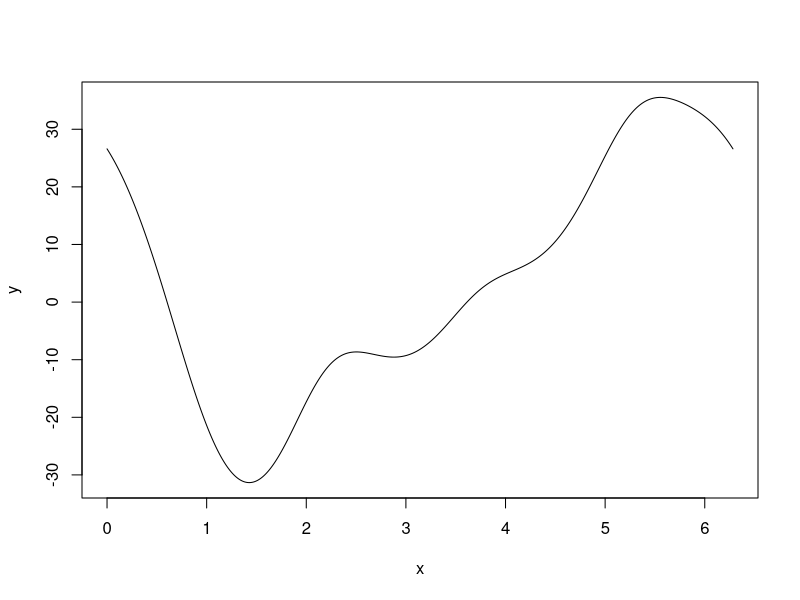
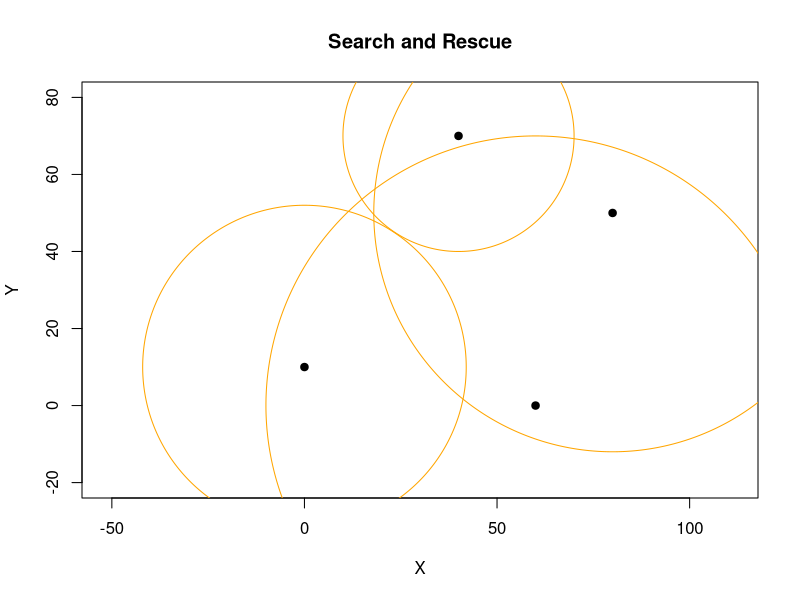
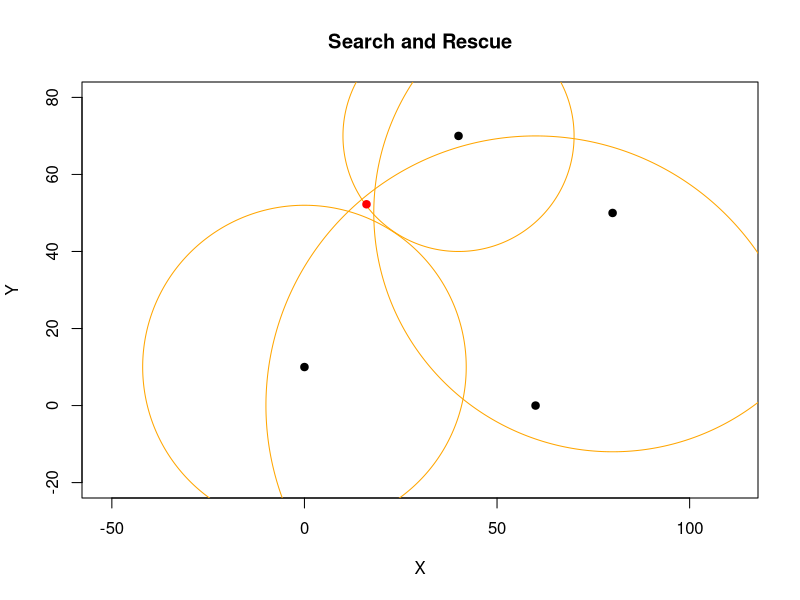

Here is the R script that generated these plots, in order:
## ---- chunk 1
knitr::opts_chunk$set(echo = TRUE)
## ---- chunk 2
# generate random matrix A with 60 rows and 15 columns
set.seed(123)
A <- matrix(runif(60*15), 60, 15)

# initialize Q and R
n <- nrow(A)
m <- ncol(A)
Q <- diag(n)
R <- A

# apply given rotations
for (j in 1:m) {
  for (i in n:(j+1)) {
    # apply given rotation to zero out R[i,j]
    x <- R[(i-1),j]
    y <- R[i,j]
    r <- sqrt(x^2 + y^2)
    c <- x/r
    s <- -y/r
    G <- diag(n)
    G[(i-1),(i-1)] <- c
    G[i,i] <- c
    G[i,(i-1)] <- s
    G[(i-1),i] <- -s
    R <- G %*% R
    Q <- Q %*% t(G)
  }
}

# extract R from upper triangle of modified A

# check max error |A-QR|
print(max(abs(A - Q %*% R)))

## ---- chunk 3
x <- (0:8) * 2*pi / 9 # evenly spaced points
y <- 12 * cos(0*x) + 16*sin(x) + 28*cos(x) + 2*cos(2*x) + 18*sin(3*x) 
y
## ---- chunk 4
co <- fft(y)
co <- co / length(co) * 2
co[1] <- co[1]/2
co
## ---- chunk 5
co <- c(3,14+22i,8+8i,3-1i,-2-2i,0.4,0.2-0.1i,0,0.1i,-0.1i,0,0.2+0.1i,0.4,-2+2i,3+1i,8-8i,14-22i)
co
## ---- chunk 6
x <- seq(0,2*pi,length=800)
y <- 3*cos(0*x)-22*sin(x) + 14*cos(x)-8*sin(2*x)+8*cos(2*x)+sin(3*x)+3*cos(3*x)+2*sin(4*x)-2*cos(4*x)+0.4*cos(5*x)+0.1*sin(6*x)+0.2*cos(6*x) -0.1*sin(8*x)
plot(x, y, 'l')
## ---- chunk 7
tx <- c(0,60,80,40)
ty <- c(10,0,50,70)
d <- c(42,70,62,30)
tt <- seq(0,2*pi,length=800)
plot(tx,ty,'p',pch=19,asp=1,
     xlim=c(-20,80),ylim=c(-20,80),
     main="Search and Rescue",
     xlab="X",ylab="Y")
for (j in 1:4){
  lines(tx[j]+cos(tt)*d[j],ty[j]+sin(tt)*d[j],col="orange")
}
## ---- chunk 8
f <- function(x,y){
  return((x^2 + (y-10)^2 -42^2)^2+((x-60)^2 + (y-0)^2 -70^2)^2+((x-80)^2 + (y-50)^2 -62^2)^2+((x-40)^2 + (y-70)^2 -30^2)^2)
} # this isn't actually needed!

Hf <- function(x,y){ # Hessian matrix of second derivatives
  fxx <- 16*(3*x^2-270*x+y^2-65*y+7723)
  fxy <- 16*(x*(2*y-65)-90*y+3400)
  fyy <- 16*(x^2-90*x+3*(y^2-65*y+1891))
  H <- cbind(c(fxx,fxy),c(fxy,fyy))
  return(H)
}

gradf <- function(x,y){ # gradient (vector of first derivatives)
  fx <- 16*(x^3-135*x^2+x*(y^2-65*y+7723)-5*(9*y^2-680*y+27524))
  fy <- 8*(x^2*(2*y-65)-20*x*(9*y-340)+2*y^3-195*y^2+11346*y-314080)
  return(c(fx,fy))
}

v <- c(0.0,0.0)

for (j in 1:10){
  print(v)
  x <- v[1]
  y <- v[2]
  dv <- qr.solve(Hf(x,y), -gradf(x,y)) # linear solve
  v <- v + dv # update
}
## ---- chunk 9
tx <- c(0,60,80,40)
ty <- c(10,0,50,70)
d <- c(42,70,62,30)
tt <- seq(0,2*pi,length=800)
plot(tx,ty,'p',pch=19,asp=1,
     xlim=c(-20,80),ylim=c(-20,80),
     main="Search and Rescue",
     xlab="X",ylab="Y")
for (j in 1:4){
  lines(tx[j]+cos(tt)*d[j],ty[j]+sin(tt)*d[j],col="orange")
}
points(v[1], v[2], 'p', pch=19, col='red')
